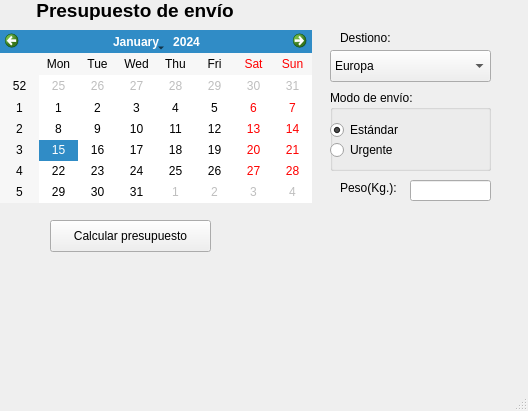
<?xml version="1.0" encoding="UTF-8"?>
<ui version="4.0">
 <class>MainWindow</class>
 <widget class="QMainWindow" name="MainWindow">
  <property name="geometry">
   <rect>
    <x>0</x>
    <y>0</y>
    <width>528</width>
    <height>411</height>
   </rect>
  </property>
  <property name="windowTitle">
   <string>MainWindow</string>
  </property>
  <widget class="QWidget" name="centralwidget">
   <widget class="QCalendarWidget" name="calendario">
    <property name="geometry">
     <rect>
      <x>0</x>
      <y>30</y>
      <width>312</width>
      <height>173</height>
     </rect>
    </property>
   </widget>
   <widget class="QLabel" name="label">
    <property name="geometry">
     <rect>
      <x>10</x>
      <y>0</y>
      <width>250</width>
      <height>20</height>
     </rect>
    </property>
    <property name="font">
     <font>
      <pointsize>14</pointsize>
      <weight>75</weight>
      <bold>true</bold>
     </font>
    </property>
    <property name="text">
     <string>Presupuesto de envío</string>
    </property>
    <property name="alignment">
     <set>Qt::AlignCenter</set>
    </property>
   </widget>
   <widget class="QLabel" name="label_2">
    <property name="geometry">
     <rect>
      <x>340</x>
      <y>30</y>
      <width>60</width>
      <height>16</height>
     </rect>
    </property>
    <property name="text">
     <string>Destiono:</string>
    </property>
   </widget>
   <widget class="QComboBox" name="destinos">
    <property name="geometry">
     <rect>
      <x>330</x>
      <y>50</y>
      <width>161</width>
      <height>32</height>
     </rect>
    </property>
    <item>
     <property name="text">
      <string>Europa</string>
     </property>
    </item>
    <item>
     <property name="text">
      <string>Asia</string>
     </property>
    </item>
    <item>
     <property name="text">
      <string>EEUU</string>
     </property>
    </item>
   </widget>
   <widget class="QGroupBox" name="groupBox">
    <property name="geometry">
     <rect>
      <x>330</x>
      <y>90</y>
      <width>161</width>
      <height>81</height>
     </rect>
    </property>
    <property name="title">
     <string>Modo de envío:</string>
    </property>
    <widget class="QRadioButton" name="envioEstandar">
     <property name="geometry">
      <rect>
       <x>0</x>
       <y>30</y>
       <width>99</width>
       <height>20</height>
      </rect>
     </property>
     <property name="text">
      <string>Estándar</string>
     </property>
     <property name="checked">
      <bool>true</bool>
     </property>
    </widget>
    <widget class="QRadioButton" name="envioUrgente">
     <property name="geometry">
      <rect>
       <x>0</x>
       <y>50</y>
       <width>99</width>
       <height>20</height>
      </rect>
     </property>
     <property name="text">
      <string>Urgente</string>
     </property>
    </widget>
   </widget>
   <widget class="QLabel" name="label_3">
    <property name="geometry">
     <rect>
      <x>340</x>
      <y>180</y>
      <width>60</width>
      <height>16</height>
     </rect>
    </property>
    <property name="text">
     <string>Peso(Kg.):</string>
    </property>
   </widget>
   <widget class="QLineEdit" name="peso">
    <property name="geometry">
     <rect>
      <x>410</x>
      <y>180</y>
      <width>81</width>
      <height>21</height>
     </rect>
    </property>
   </widget>
   <widget class="QPushButton" name="calcular">
    <property name="geometry">
     <rect>
      <x>50</x>
      <y>220</y>
      <width>161</width>
      <height>32</height>
     </rect>
    </property>
    <property name="text">
     <string>Calcular presupuesto</string>
    </property>
   </widget>
   <widget class="QLabel" name="resultado">
    <property name="geometry">
     <rect>
      <x>239</x>
      <y>225</y>
      <width>71</width>
      <height>21</height>
     </rect>
    </property>
    <property name="text">
     <string/>
    </property>
   </widget>
  </widget>
  <widget class="QMenuBar" name="menubar">
   <property name="geometry">
    <rect>
     <x>0</x>
     <y>0</y>
     <width>528</width>
     <height>24</height>
    </rect>
   </property>
  </widget>
  <widget class="QStatusBar" name="statusbar"/>
 </widget>
 <resources/>
 <connections/>
</ui>
